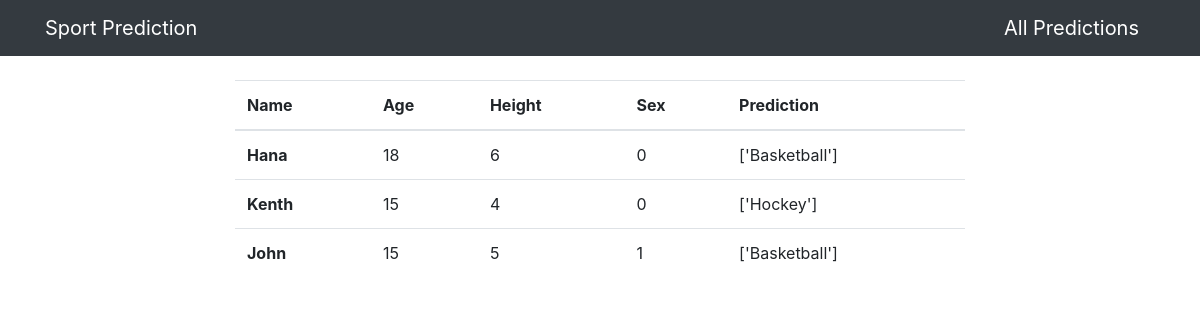
The page /predictions/ on the database as committed earlier.
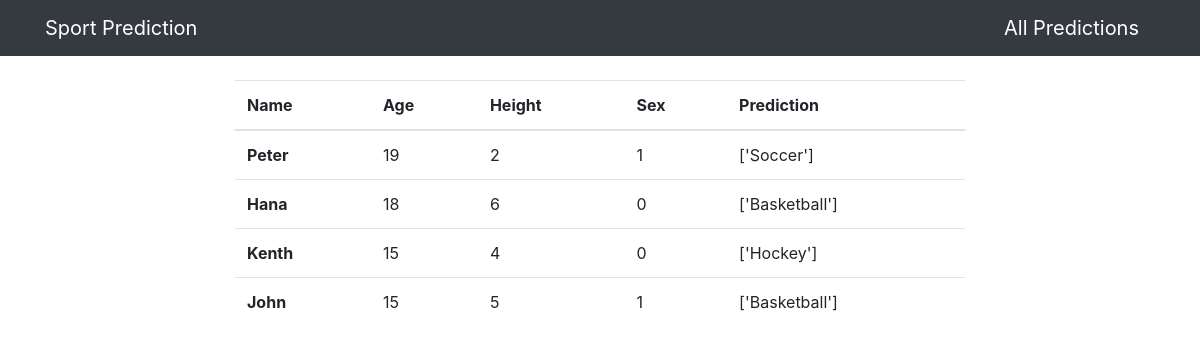
The same page on the database as committed later.
### dashboard/models.py (models this page shows, shortened)
class Data(models.Model):
    name = models.CharField(max_length=100, null=True)
    age = models.PositiveIntegerField(
        validators=[MinValueValidator(13), MaxValueValidator(19)], null=True
    )
    height = models.PositiveIntegerField(null=True)
    sex = models.PositiveIntegerField(choices=GENDER, null=True)
    prediction = models.CharField(max_length=100, blank=True)
    date = models.DateTimeField(auto_now_add=True)
    class Meta:
        ordering = ["-date"]

### dashboard/views.py (the view)
# urls.py: path("predictions/", views.predictions, name="dashboard-predictions"),
def predictions(request):
    predicted_sports = Data.objects.all()
    context = {"predicted_sports": predicted_sports}
    return render(request, "dashboard/predictions.html", context)

### templates/dashboard/predictions.html (shortened to what this page needs)
{% extends 'partials/base.html' %}
{% block content %}
<div class="container">
    <div class="row mt-4">
        <div class="col-md-8 offset-md-2">
            <table class="table">
                <thead>
                <tr>
                    <th scope="col">Name</th>
                    <th scope="col">Age</th>
                    <th scope="col">Height</th>
                    <th scope="col">Sex</th>
                    <th scope="col">Prediction</th>
                </tr>
                </thead>
                <tbody>
                    {% for data in predicted_sports %}
                    <tr>
                        <th scope="row">{{ data.name }}</th>
                        <td>{{ data.age }}</td>
                        <td>{{ data.height }}</td>
                        <td>{{ data.sex }}</td>
                        <td>{{ data.prediction }}</td>
                    </tr>
                    {% endfor %}
                </tbody>
            </table>
        </div>
    </div>
</div>
{% endblock %}

Rows that differ between the two databases and show on the page:
added Data: name "Peter", age "19", height "2", sex "1", prediction "['Soccer']"
